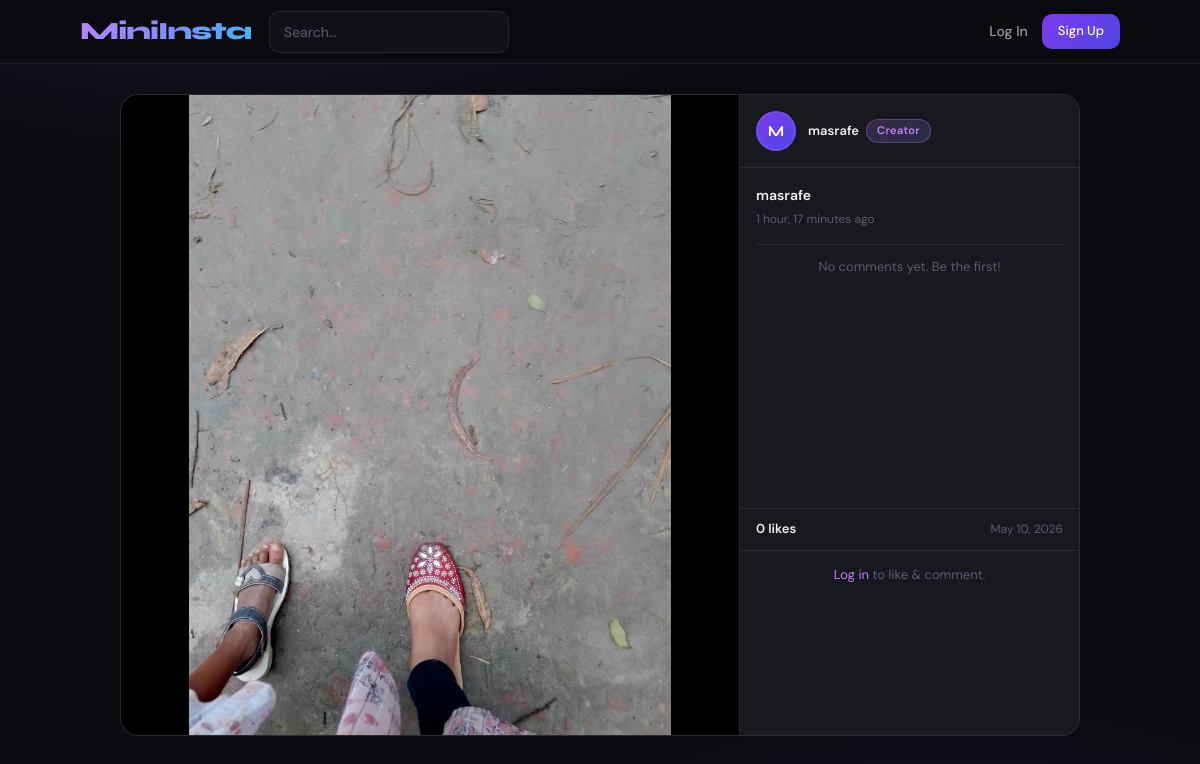
The app's page /photo/2/ with its own data.
### photos/models.py (models this page shows, shortened)
class Photo(models.Model):
    author         = models.ForeignKey(
        settings.AUTH_USER_MODEL,
        on_delete=models.CASCADE,
        related_name='photos'
    )
    title          = models.CharField(max_length=200)
    caption        = models.TextField(blank=True)
    image          = models.ImageField(upload_to='photos/%Y/%m/%d/')
    location       = models.CharField(max_length=200, blank=True)
    people_present = models.CharField(
        max_length=500,
        blank=True,
        help_text='Comma-separated names of people in the photo'
    )
    tags           = models.CharField(
        max_length=300,
        blank=True,
        help_text='Comma-separated tags, e.g. travel, food, nature'
    )
    created_at     = models.DateTimeField(auto_now_add=True, db_index=True)
    updated_at     = models.DateTimeField(auto_now=True)
    class Meta:
        ordering = ['-created_at']
        indexes = [
            models.Index(fields=['created_at']),
            models.Index(fields=['location']),
            models.Index(fields=['author']),
        ]
    def average_rating(self):
        ratings = self.ratings.all()
        if ratings.exists():
            return round(sum(r.score for r in ratings) / ratings.count(), 1)
        return None
    def rating_count(self):
        return self.ratings.count()
    def get_tags_list(self):
        return [t.strip() for t in self.tags.split(',') if t.strip()]
    def get_people_list(self):
        return [p.strip() for p in self.people_present.split(',') if p.strip()]

### users/models.py (models this page shows, shortened)
class CustomUser(AbstractUser):
    ROLE_CONSUMER = 'consumer'
    ROLE_CREATOR  = 'creator'
    ROLE_CHOICES  = [
        (ROLE_CONSUMER, 'Consumer'),
        (ROLE_CREATOR,  'Creator'),
    ]
    role            = models.CharField(max_length=10, choices=ROLE_CHOICES, default=ROLE_CONSUMER)
    bio             = models.TextField(blank=True)
    profile_picture = models.ImageField(upload_to='profile_pics/', blank=True, null=True)
    website         = models.URLField(blank=True)
    location        = models.CharField(max_length=150, blank=True)
    def is_creator(self):
        return self.role == self.ROLE_CREATOR

### photos/views.py (the view, shortened to what this page needs)
# urls.py: path('photo/<int:pk>/',           views.photo_detail,       name='photo_detail'),
def photo_detail(request, pk):
    photo = get_object_or_404(
        Photo,
        pk=pk
    )
    comments = photo.comments.select_related(
        'author'
    )
    user_rating = None
    user_liked = False
    user_saved = False
    return render(request, 'photos/photo_detail.html', {
        'photo': photo,
        'comments': comments,
        'comment_form': CommentForm(),
        'rating_form': RatingForm(),
        'user_rating': user_rating,
        'user_liked': user_liked,
        'user_saved': user_saved,
        'avg_rating': photo.average_rating(),
        'rating_count': photo.rating_count(),
        'likes_count': photo.likes.count(),
    })

### photos/forms.py
class CommentForm(forms.ModelForm):
    class Meta:
        model = Comment
        fields = ['text']
        widgets = {'text': forms.TextInput(attrs={'placeholder': 'Add a comment...'})}
        labels = {'text': ''}

class RatingForm(forms.ModelForm):
    score = forms.ChoiceField(
        choices=[(i, f'{i} Star{"s" if i > 1 else ""}') for i in range(1, 6)],
        widget=forms.RadioSelect,
        label='Your Rating',
    )
    class Meta:
        model = Rating
        fields = ['score']

### templates/photos/photo_detail.html (shortened to what this page needs)
{% extends 'base.html' %}
{% load crispy_forms_tags %}
{% block content %}
<div class="wrap" style="max-width:1000px">
<div style="background:var(--bg3);border:1px solid var(--border);border-radius:18px;overflow:hidden;display:flex;flex-wrap:wrap">
  <div style="flex:1 1 380px;background:#000;display:flex;align-items:center;justify-content:center;min-height:420px">
    <img src="{{ photo.image.url }}" alt="{{ photo.title }}" style="width:100%;max-height:640px;object-fit:contain;display:block">
  </div>
  <div style="flex:0 0 340px;display:flex;flex-direction:column;border-left:1px solid var(--border)">
    <div style="display:flex;align-items:center;gap:12px;padding:16px;border-bottom:1px solid var(--border)">
      <a href="{% url 'user_profile' photo.author.username %}">
        {% if photo.author.profile_picture %}<img src="{{ photo.author.profile_picture.url }}" class="av av40" alt="">
        {% else %}<div class="avph av40" style="font-size:15px">{{ photo.author.username|first|upper }}</div>{% endif %}
      </a>
      <div style="flex:1;min-width:0">
        <a href="{% url 'user_profile' photo.author.username %}" class="fw6 fs13" style="display:flex;align-items:center;gap:7px;flex-wrap:wrap">
          {{ photo.author.username }}{% if photo.author.is_creator %}<span class="bdg bdg-c">Creator</span>{% endif %}
        </a>
      </div>
    </div>
    <div id="comments" style="flex:1;overflow-y:auto;max-height:340px;padding:16px">
      <div style="margin-bottom:14px;font-size:14px">
        <span class="fw6">{{ photo.author.username }}</span>
        <div class="fs12 tc3" style="margin-top:4px">{{ photo.created_at|timesince }} ago</div>
      </div>
      <div style="border-top:1px solid var(--border);margin-bottom:12px"></div>
      {% for c in comments %}
      <div style="display:flex;justify-content:space-between;align-items:flex-start;margin-bottom:12px;font-size:13px">
        <div>
          <a href="{% url 'user_profile' c.author.username %}" class="fw6" style="color:var(--text)">{{ c.author.username }}</a>
          <span style="color:var(--text2);margin-left:4px">{{ c.text }}</span>
          <div class="fs12 tc3" style="margin-top:2px">{{ c.created_at|timesince }} ago</div>
        </div>
        {% if user == c.author or user == photo.author %}
        <a href="{% url 'delete_comment' c.pk %}" onclick="return confirm('Delete?')" style="color:var(--text3);font-size:13px;margin-left:8px;flex-shrink:0;padding:2px 4px"><i class="fas fa-xmark"></i></a>
        {% endif %}
      </div>
      {% empty %}<p style="text-align:center;color:var(--text3);font-size:13px">No comments yet. Be the first!</p>{% endfor %}
    </div>
    <div style="border-top:1px solid var(--border);border-bottom:1px solid var(--border);padding:10px 16px">
      <div style="display:flex;align-items:center;gap:12px">
        <span class="fw6 fs13">{{ likes_count }} like{{ likes_count|pluralize }}</span>
        <span class="ml-a fs12 tc3">{{ photo.created_at|date:"N j, Y" }}</span>
      </div>
    </div>
    {% if user.is_authenticated %}
    <form method="post" action="{% url 'add_comment' photo.pk %}" class="add-c">{% csrf_token %}
      <input type="text" name="text" placeholder="Add a comment…" required autocomplete="off">
      <button type="submit" class="post-btn">Post</button>
    </form>
    {% else %}
    <div style="padding:14px 16px;text-align:center;font-size:13px;color:var(--text3)"><a href="{% url 'login' %}" style="color:var(--acc)">Log in</a> to like &amp; comment.</div>
    {% endif %}
  </div>
</div>
</div>
{% endblock %}

### templates/base.html (style rules this page uses)
:root { --bg:#0a0a0f;--bg2:#111118;--bg3:#18181f;--glass:rgba(255,255,255,.04);--glass2:rgba(255,255,255,.08);--border:rgba(255,255,255,.08);--border2:rgba(255,255,255,.14);--text:#f0eff8;--text2:#9b9aad;--text3:#5c5b72;--acc:#c084fc;--acc2:#818cf8;--grad:linear-gradient(135deg,#c084fc 0%,#818cf8 50%,#38bdf8 100%);--grad2:linear-gradient(135deg,#7c3aed,#4f46e5);--pink:#f472b6;--teal:#2dd4bf;--r:14px;--r-sm:10px }
*,*::before,*::after { box-sizing:border-box;margin:0;padding:0 }
html { scroll-behavior:smooth }
body { background:var(--bg);color:var(--text);font-family:'DM Sans',sans-serif;font-size:15px;line-height:1.6;min-height:100vh }
body::before { content:'';position:fixed;inset:0;pointer-events:none;z-index:0;background:radial-gradient(ellipse 80% 50% at 20% -10%,rgba(192,132,252,.12) 0%,transparent 60%),radial-gradient(ellipse 60% 40% at 80% 110%,rgba(129,140,248,.10) 0%,transparent 60%) }
a { color:inherit;text-decoration:none }
img { display:block }
.wrap { max-width:1080px;margin:0 auto;padding:0 20px }
.av40 { width:40px;height:40px }
.avph { border-radius:50%;display:flex;align-items:center;justify-content:center;background:var(--grad2);color:#fff;font-family:'Syne',sans-serif;font-weight:700;border:2px solid var(--border);flex-shrink:0 }
.bdg { display:inline-block;padding:2px 10px;border-radius:99px;font-size:11px;font-weight:600;letter-spacing:.03em }
.bdg-c { background:linear-gradient(135deg,rgba(192,132,252,.18),rgba(129,140,248,.18));color:var(--acc);border:1px solid rgba(192,132,252,.3) }
.fw6 { font-weight:600 }
.tc3 { color:var(--text3) }
.fs13 { font-size:13px }
.fs12 { font-size:12px }
.ml-a { margin-left:auto }

### records on screen
Photo: image (picture), author.username|first "M", author.username "masrafe", created_at "1 hour, 17 minutes", created_at "May 10, 2026"

### other values on screen
{{ likes_count }} "0"
